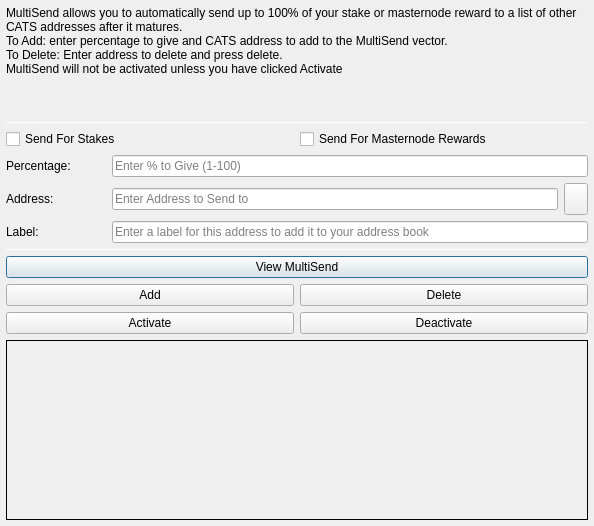
<?xml version="1.0" encoding="UTF-8"?>
<ui version="4.0">
 <class>MultiSendDialog</class>
 <widget class="QDialog" name="MultiSendDialog">
  <property name="windowModality">
   <enum>Qt::NonModal</enum>
  </property>
  <property name="geometry">
   <rect>
    <x>0</x>
    <y>0</y>
    <width>594</width>
    <height>526</height>
   </rect>
  </property>
  <property name="windowTitle">
   <string>MultiSend</string>
  </property>
  <layout class="QVBoxLayout" name="verticalLayout" stretch="0">
   <property name="margin">
    <number>6</number>
   </property>
   <item>
    <layout class="QVBoxLayout" name="verticalLayout_Main" stretch="1,1,1,0,1,1,1">
     <item>
      <widget class="QLabel" name="label_2">
       <property name="lineWidth">
        <number>1</number>
       </property>
       <property name="text">
        <string>MultiSend allows you to automatically send up to 100% of your stake or masternode reward to a list of other CATS addresses after it matures.
To Add: enter percentage to give and CATS address to add to the MultiSend vector.
To Delete: Enter address to delete and press delete.
MultiSend will not be activated unless you have clicked Activate</string>
       </property>
       <property name="alignment">
        <set>Qt::AlignLeading|Qt::AlignLeft|Qt::AlignTop</set>
       </property>
       <property name="wordWrap">
        <bool>true</bool>
       </property>
      </widget>
     </item>
     <item>
      <widget class="Line" name="line">
       <property name="minimumSize">
        <size>
         <width>0</width>
         <height>1</height>
        </size>
       </property>
       <property name="maximumSize">
        <size>
         <width>16777215</width>
         <height>1</height>
        </size>
       </property>
       <property name="orientation">
        <enum>Qt::Horizontal</enum>
       </property>
      </widget>
     </item>
     <item>
      <layout class="QVBoxLayout" name="verticalLayout_Settings">
       <item>
        <layout class="QHBoxLayout" name="horizontalLayout">
         <item>
          <widget class="QCheckBox" name="multiSendStakeCheckBox">
           <property name="text">
            <string>Send For Stakes</string>
           </property>
          </widget>
         </item>
         <item>
          <widget class="QCheckBox" name="multiSendMasternodeCheckBox">
           <property name="text">
            <string>Send For Masternode Rewards</string>
           </property>
          </widget>
         </item>
        </layout>
       </item>
       <item>
        <layout class="QHBoxLayout" name="horizontalLayout_6">
         <item>
          <widget class="QLabel" name="label">
           <property name="minimumSize">
            <size>
             <width>100</width>
             <height>0</height>
            </size>
           </property>
           <property name="toolTip">
            <string>Percentage of stake to send</string>
           </property>
           <property name="text">
            <string>Percentage:</string>
           </property>
          </widget>
         </item>
         <item>
          <widget class="QLineEdit" name="multiSendPercentEdit">
           <property name="toolTip">
            <string>Enter whole numbers 1 - 100</string>
           </property>
           <property name="placeholderText">
            <string>Enter % to Give (1-100)</string>
           </property>
          </widget>
         </item>
        </layout>
       </item>
       <item>
        <layout class="QHBoxLayout" name="horizontalLayout_7">
         <item>
          <widget class="QLabel" name="label_5">
           <property name="minimumSize">
            <size>
             <width>100</width>
             <height>0</height>
            </size>
           </property>
           <property name="toolTip">
            <string>Address to send portion of stake to</string>
           </property>
           <property name="text">
            <string>Address:</string>
           </property>
          </widget>
         </item>
         <item>
          <widget class="QLineEdit" name="multiSendAddressEdit">
           <property name="toolTip">
            <string/>
           </property>
           <property name="placeholderText">
            <string>Enter Address to Send to</string>
           </property>
          </widget>
         </item>
         <item>
          <widget class="QToolButton" name="addressBookButton">
           <property name="maximumSize">
            <size>
             <width>16777215</width>
             <height>32</height>
            </size>
           </property>
           <property name="toolTip">
            <string>Choose an address from the address book</string>
           </property>
           <property name="text">
            <string/>
           </property>
           <property name="icon">
            <iconset resource="../cats.qrc">
             <normaloff>:/icons/address-book</normaloff>:/icons/address-book</iconset>
           </property>
           <property name="shortcut">
            <string>Alt+A</string>
           </property>
          </widget>
         </item>
        </layout>
       </item>
      </layout>
     </item>
     <item>
      <layout class="QHBoxLayout" name="horizontalLayout_3">
       <item>
        <widget class="QLabel" name="label_3">
         <property name="minimumSize">
          <size>
           <width>100</width>
           <height>0</height>
          </size>
         </property>
         <property name="text">
          <string>Label:</string>
         </property>
        </widget>
       </item>
       <item>
        <widget class="QLineEdit" name="labelAddressLabelEdit">
         <property name="placeholderText">
          <string>Enter a label for this address to add it to your address book</string>
         </property>
        </widget>
       </item>
      </layout>
     </item>
     <item>
      <widget class="Line" name="line_2">
       <property name="minimumSize">
        <size>
         <width>0</width>
         <height>1</height>
        </size>
       </property>
       <property name="maximumSize">
        <size>
         <width>16777215</width>
         <height>1</height>
        </size>
       </property>
       <property name="orientation">
        <enum>Qt::Horizontal</enum>
       </property>
      </widget>
     </item>
     <item>
      <layout class="QVBoxLayout" name="verticalLayout_Buttons">
       <item>
        <layout class="QHBoxLayout" name="horizontalLayout_4">
         <item>
          <widget class="QPushButton" name="viewButton">
           <property name="toolTip">
            <string/>
           </property>
           <property name="statusTip">
            <string>View MultiSend Vector</string>
           </property>
           <property name="text">
            <string>View MultiSend</string>
           </property>
          </widget>
         </item>
        </layout>
       </item>
       <item>
        <layout class="QHBoxLayout" name="horizontalLayout_2">
         <item>
          <widget class="QPushButton" name="addButton">
           <property name="toolTip">
            <string/>
           </property>
           <property name="statusTip">
            <string>Add to MultiSend Vector</string>
           </property>
           <property name="text">
            <string>Add</string>
           </property>
          </widget>
         </item>
         <item>
          <widget class="QPushButton" name="deleteButton">
           <property name="toolTip">
            <string/>
           </property>
           <property name="statusTip">
            <string>Delete Address From MultiSend Vector</string>
           </property>
           <property name="text">
            <string>Delete</string>
           </property>
          </widget>
         </item>
        </layout>
       </item>
       <item>
        <layout class="QHBoxLayout" name="horizontalLayout_5">
         <item>
          <widget class="QPushButton" name="activateButton">
           <property name="statusTip">
            <string>Activate MultiSend</string>
           </property>
           <property name="text">
            <string>Activate</string>
           </property>
          </widget>
         </item>
         <item>
          <widget class="QPushButton" name="disableButton">
           <property name="statusTip">
            <string>Deactivate MultiSend</string>
           </property>
           <property name="text">
            <string>Deactivate</string>
           </property>
          </widget>
         </item>
        </layout>
       </item>
      </layout>
     </item>
     <item>
      <widget class="QLabel" name="message">
       <property name="minimumSize">
        <size>
         <width>0</width>
         <height>180</height>
        </size>
       </property>
       <property name="frameShape">
        <enum>QFrame::Panel</enum>
       </property>
       <property name="frameShadow">
        <enum>QFrame::Plain</enum>
       </property>
       <property name="lineWidth">
        <number>1</number>
       </property>
       <property name="midLineWidth">
        <number>1</number>
       </property>
       <property name="text">
        <string/>
       </property>
       <property name="alignment">
        <set>Qt::AlignLeading|Qt::AlignLeft|Qt::AlignTop</set>
       </property>
       <property name="wordWrap">
        <bool>true</bool>
       </property>
      </widget>
     </item>
    </layout>
   </item>
  </layout>
 </widget>
 <resources>
  <include location="../cats.qrc"/>
 </resources>
 <connections/>
</ui>
